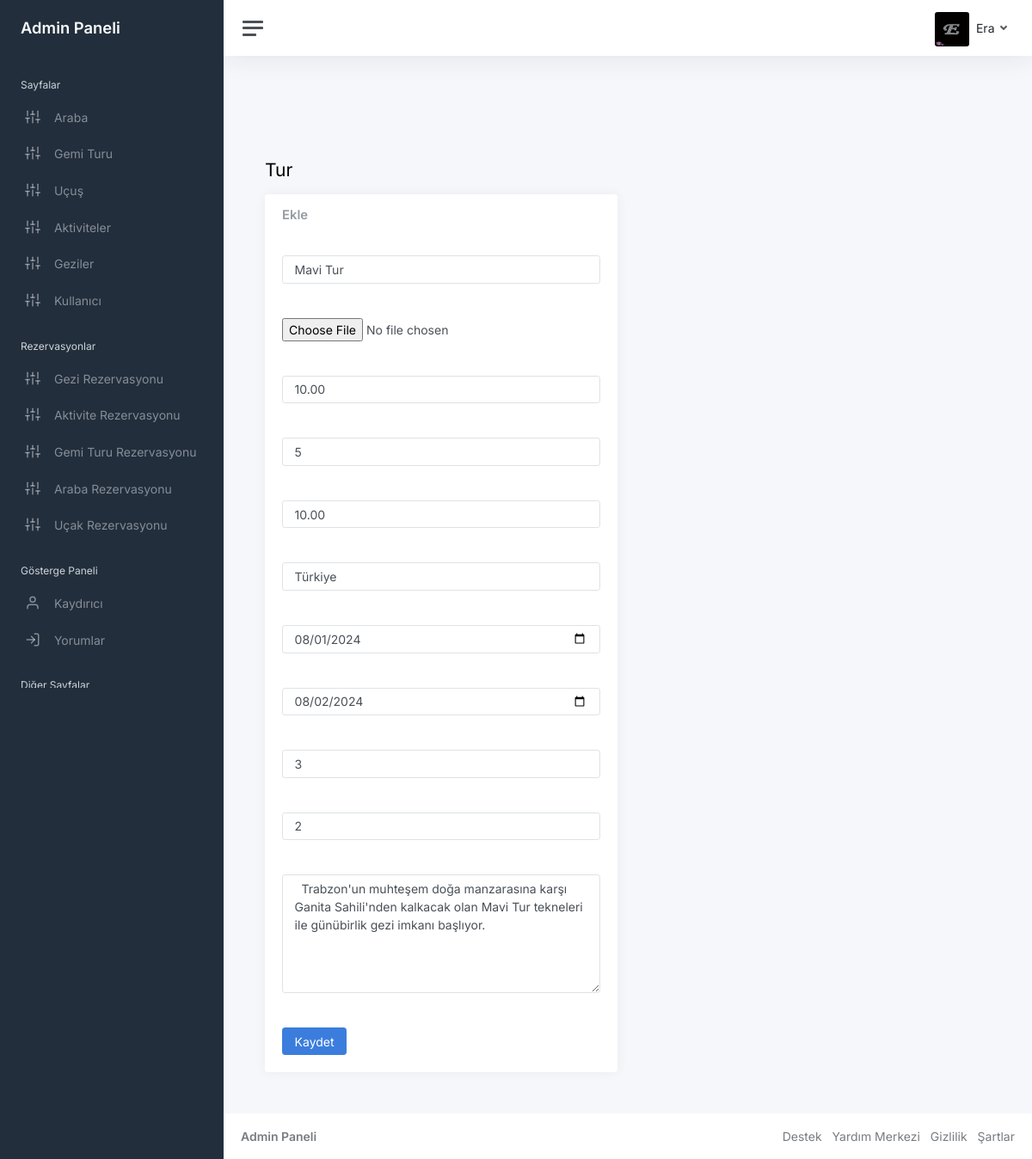
The page /admin/cruise-update.php?id=1 (signed in) on the database its author committed.
### tables this page shows
CREATE TABLE `cruise` (
  `id` int(11) NOT NULL,
  `title` varchar(200) NOT NULL,
  `image` varchar(200) NOT NULL,
  `price` decimal(6,2) NOT NULL,
  `description` text NOT NULL,
  `score` int(11) NOT NULL,
  `user_rating` decimal(4,2) NOT NULL,
  `destination` varchar(200) NOT NULL,
  `checking` date NOT NULL,
  `checkout` date NOT NULL,
  `adults` int(11) NOT NULL,
  `children` int(11) NOT NULL
);

### admin/cruise-update.php (the view, shortened to what this page needs)
<?php require "includes/header.php"?>
<?php
if(isset($_GET['id'])){
    $id = $_GET['id'];
    $stmt= $conn->prepare("SELECT * FROM cruise WHERE `id`=:id ");
    $stmt->bindParam(':id',$id, PDO::PARAM_INT);
    $stmt->execute();
    if($stmt->rowCount()==1){
        $row = $stmt->fetch(PDO::FETCH_ASSOC);
        $title = $row['title'];
        $price = $row['price'];
        $description = $row['description'];
        $score = $row['score'];
        $user_rating = $row['user_rating'];
        $destination = $row['destination'];
        $checking = $row['checking'];
        $checkout = $row['checkout'];
        $adults = $row['adults'];
        $children = $row['children'];
    }
    else
    {
        echo "no results";
        exit();
    }
}
else
{
    echo "Error no found";
    exit();
}
?>
<main class="content">
			</main>
			<main class="content">
				<div class="container-fluid p-0">
					<h1 class="h3 mb-3">Tur</h1>
					<div class="row">
						<div class="col-12 col-lg-6">
							<div class="card">
                                <form method="post" enctype="multipart/form-data">
								<div class="card-header">
									<h5 class="card-title mb-0">Ekle</h5>
								</div>
								<div class="card-body">
									<input type="text" class="form-control" value="<?php echo $title; ?>" name="title" placeholder="Title">
								</div>
								<div class="card-body">
                                    <input type="file"  name="image" placeholder="image" required>
								</div>
								<div class="card-body">
									<input type="text" class="form-control" value="<?php echo $price; ?>" name="price" placeholder="Price">
								</div>
								<div class="card-body">
									<input type="number" class="form-control" value="<?php echo $score; ?>"  name="score" placeholder="score">
								</div>
                                <div class="card-body">
									<input type="text" class="form-control" name="user_rating"  value="<?php echo $user_rating; ?>" placeholder="user_rating">
								</div>
                                <div class="card-body">
									<input type="text" class="form-control" name="destination"  value="<?php echo $destination; ?>" placeholder="destination">
								</div>
                                <div class="card-body">
									<input type="date" class="form-control" name="checking"  value="<?php echo $checking; ?>" placeholder="checking">
								</div>
                                <div class="card-body">
									<input type="date" class="form-control" name="checkout" value="<?php echo $checkout; ?>"  placeholder="checkout">
								</div>
                                <div class="card-body">
									<input type="number" class="form-control" name="adults" value="<?php echo $adults; ?>" placeholder="adults">
								</div>
                                <div class="card-body">
									<input type="number" class="form-control" name="children" value="<?php echo $children; ?>" placeholder="children">
								</div>
								<div class="card-body">
									<textarea class="form-control" rows="6" name="description"   placeholder="description"> <?php echo $description; ?></textarea>
								</div>
								<div class="card-body">
								<button name="submit"  class="btn btn-primary" type="submit" id="form_submit_button" class="form_submit_button button trans_200">Kaydet<span></span><span></span><span></span></button>
								</div>
								</form>
						</div>
					</div>
				</div>
			</main>
<?php require "includes/footer.php"?>

### rows shown on the page
cruise: title "Mavi Tur", price "10.00", score "5", user_rating "10.00", destination "Türkiye", checking "08/01/2024", checkout "08/02/2024", adults "3", children "2", description "Trabzon'un muhteşem doğa manzarasına karşı Ganita Sahili'nden kalkacak olan Mavi Tur tekneleri ile günübirlik gezi imkanı başlıyor."

### other values the page prints
$_SESSION['admin'] "Era"
